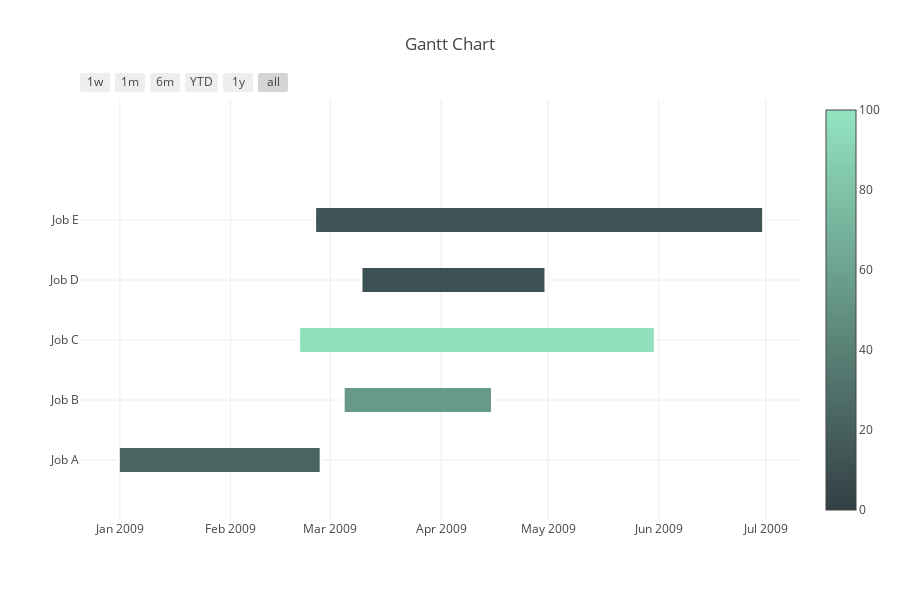

Source (notebook cell):
### Code cell
import plotly.figure_factory as ff

import pandas as pd

df = pd.read_csv('https://raw.githubusercontent.com/plotly/datasets/master/gantt_example.csv')

fig = ff.create_gantt(df, colors=['#333F44', '#93e4c1'], index_col='Complete', show_colorbar=True, bar_width=0.2, showgrid_x=True, showgrid_y=True)
plotly.offline.iplot(fig, filename='gantt-use-a-pandas-dataframe')

### Figure 1 — Plotly figure (JSON) as saved in the notebook; plotly's stock layout.template omitted (floating-point values rounded to 4 significant figures)
{"data": [{"marker": {"color": "white"}, "name": "", "type": "scatter", "uid": "78d3ca9d-454d-4e71-85dc-0293b6d75710", "x": ["2009-01-01", "2009-02-26"], "y": [0, 0]}, {"marker": {"color": "white"}, "name": "", "type": "scatter", "uid": "99c396ad-f7f0-4d44-bb78-7c9a515cefc3", "x": ["2009-03-05", "2009-04-15"], "y": [1, 1]}, {"marker": {"color": "white"}, "name": "", "type": "scatter", "uid": "4300e223-dd3a-4273-97dd-692c003cf072", "x": ["2009-02-20 12:40:00", "2009-05-30 15:12:44"], "y": [2, 2]}, {"marker": {"color": "white"}, "name": "", "type": "scatter", "uid": "b5fa4b55-863a-4418-94f3-367c7e1078a1", "x": ["2009-03-10", "2009-04-30"], "y": [3, 3]}, {"marker": {"color": "white"}, "name": "", "type": "scatter", "uid": "f8051cc9-20f6-4b33-9fd5-773a16edc7cd", "x": ["2009-02-25", "2009-06-30"], "y": [4, 4]}, {"marker": {"cmax": 100, "cmin": 0, "color": "white", "colorscale": [[0, "rgb(51.0, 63.0, 68.0)"], [1, "rgb(147.0, 228.0, 193.0)"]], "showscale": true}, "name": "", "type": "scatter", "uid": "13288125-066a-4405-aa29-53e663e4d9a8", "x": ["2009-02-25", "2009-02-25"], "y": [4, 4]}], "layout": {"height": 600, "hovermode": "closest", "shapes": [{"fillcolor": "rgb(73.08, 100.95, 96.75)", "line": {"width": 0}, "opacity": 1, "type": "rect", "x0": "2009-01-01", "x1": "2009-02-26", "xref": "x", "y0": -0.2, "y1": 0.2, "yref": "y"}, {"fillcolor": "rgb(103.80000000000001, 153.75, 136.75)", "line": {"width": 0}, "opacity": 1, "type": "rect", "x0": "2009-03-05", "x1": "2009-04-15", "xref": "x", "y0": 0.8, "y1": 1.2, "yref": "y"}, {"fillcolor": "rgb(144.12, 223.04999999999998, 189.25)", "line": {"width": 0}, "opacity": 1, "type": "rect", "x0": "2009-02-20 12:40:00", "x1": "2009-05-30 15:12:44", "xref": "x", "y0": 1.8, "y1": 2.2, "yref": "y"}, {"fillcolor": "rgb(61.56, 81.15, 81.75)", "line": {"width": 0}, "opacity": 1, "type": "rect", "x0": "2009-03-10", "x1": "2009-04-30", "xref": "x", "y0": 2.8, "y1": 3.2, "yref": "y"}, {"fillcolor": "rgb(64.44, 86.1, 85.5)", "line": {"width": 0}, "opacity": 1, "type": "rect", "x0": "2009-02-25", "x1": "2009-06-30", "xref": "x", "y0": 3.8, "y1": 4.2, "yref": "y"}], "showlegend": false, "title": {"text": "Gantt Chart"}, "width": 900, "xaxis": {"autorange": true, "range": ["2008-12-20 19:46:40.7526", "2009-07-11 04:13:19.2474"], "rangeselector": {"buttons": [{"count": 7, "label": "1w", "step": "day", "stepmode": "backward"}, {"count": 1, "label": "1m", "step": "month", "stepmode": "backward"}, {"count": 6, "label": "6m", "step": "month", "stepmode": "backward"}, {"count": 1, "label": "YTD", "step": "year", "stepmode": "todate"}, {"count": 1, "label": "1y", "step": "year", "stepmode": "backward"}, {"step": "all"}]}, "showgrid": true, "type": "date", "zeroline": false}, "yaxis": {"autorange": false, "range": [-1, 6], "showgrid": true, "ticktext": ["Job A", "Job B", "Job C", "Job D", "Job E"], "tickvals": [0, 1, 2, 3, 4], "type": "linear", "zeroline": false}}}
